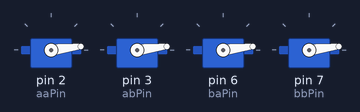
A sketch run on a simulated Arduino Uno, built with avr-gcc and run on an emulated ATmega328P. Parts: 4 × servo.

Above: at 0.05 s.
At 0.35 s:
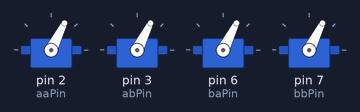
At 0.7 s:
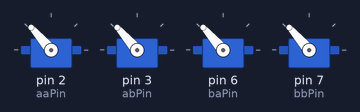
At 1.4 s:
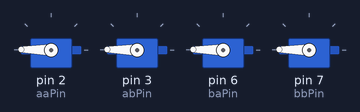
At 2.1 s:
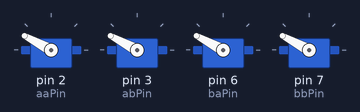
At 2.8 s:
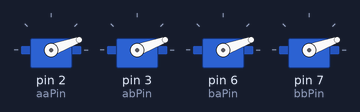
Timing chart, 0 to 6.7 s (numbered marks = the images above):
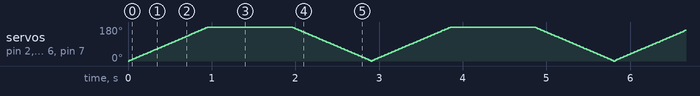

The sketch:

servo.ino
```cpp
#include <Servo.h>

Servo aa;
Servo ab;
Servo ba;
Servo bb;
int aaPin = 2;
int abPin = 3;
int baPin = 6;
int bbPin = 7;


void setup() {
  aa.attach(aaPin);
  ab.attach(abPin);
  ba.attach(baPin);
  bb.attach(bbPin);
}

void loop() {
  for(int i=0; i<180; i++){
  aa.write(i);
  ab.write(i);
  ba.write(i);
  bb.write(i);
  delay(5);
  }
  delay(1000);
  for(int i=180; i>0; i--){
  aa.write(i);
  ab.write(i);
  ba.write(i);
  bb.write(i);
  delay(5);
  }
}
```
